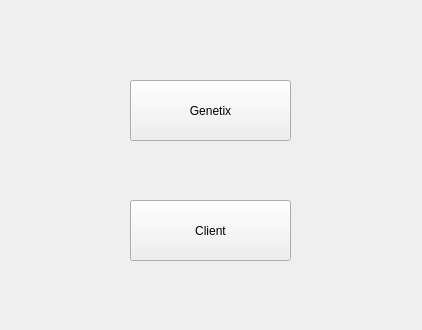
<?xml version="1.0" encoding="UTF-8"?>
<ui version="4.0">
 <class>initwindow</class>
 <widget class="QWidget" name="initwindow">
  <property name="geometry">
   <rect>
    <x>0</x>
    <y>0</y>
    <width>422</width>
    <height>330</height>
   </rect>
  </property>
  <property name="windowTitle">
   <string>Form</string>
  </property>
  <widget class="QPushButton" name="GenetixButton">
   <property name="geometry">
    <rect>
     <x>130</x>
     <y>80</y>
     <width>161</width>
     <height>61</height>
    </rect>
   </property>
   <property name="text">
    <string>Genetix</string>
   </property>
  </widget>
  <widget class="QPushButton" name="ClientButton">
   <property name="geometry">
    <rect>
     <x>130</x>
     <y>200</y>
     <width>161</width>
     <height>61</height>
    </rect>
   </property>
   <property name="text">
    <string>Client</string>
   </property>
  </widget>
 </widget>
 <resources/>
 <connections/>
</ui>
